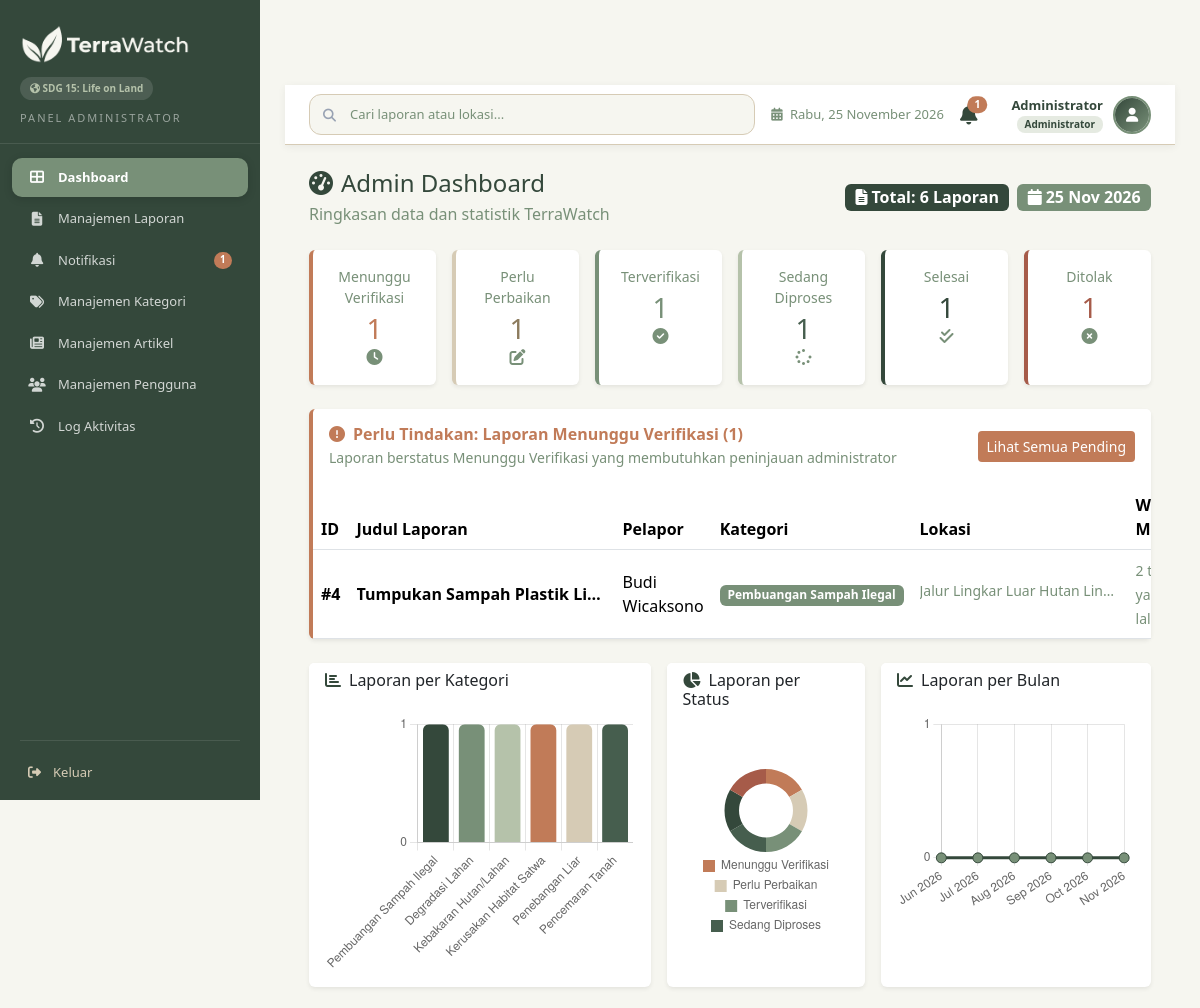
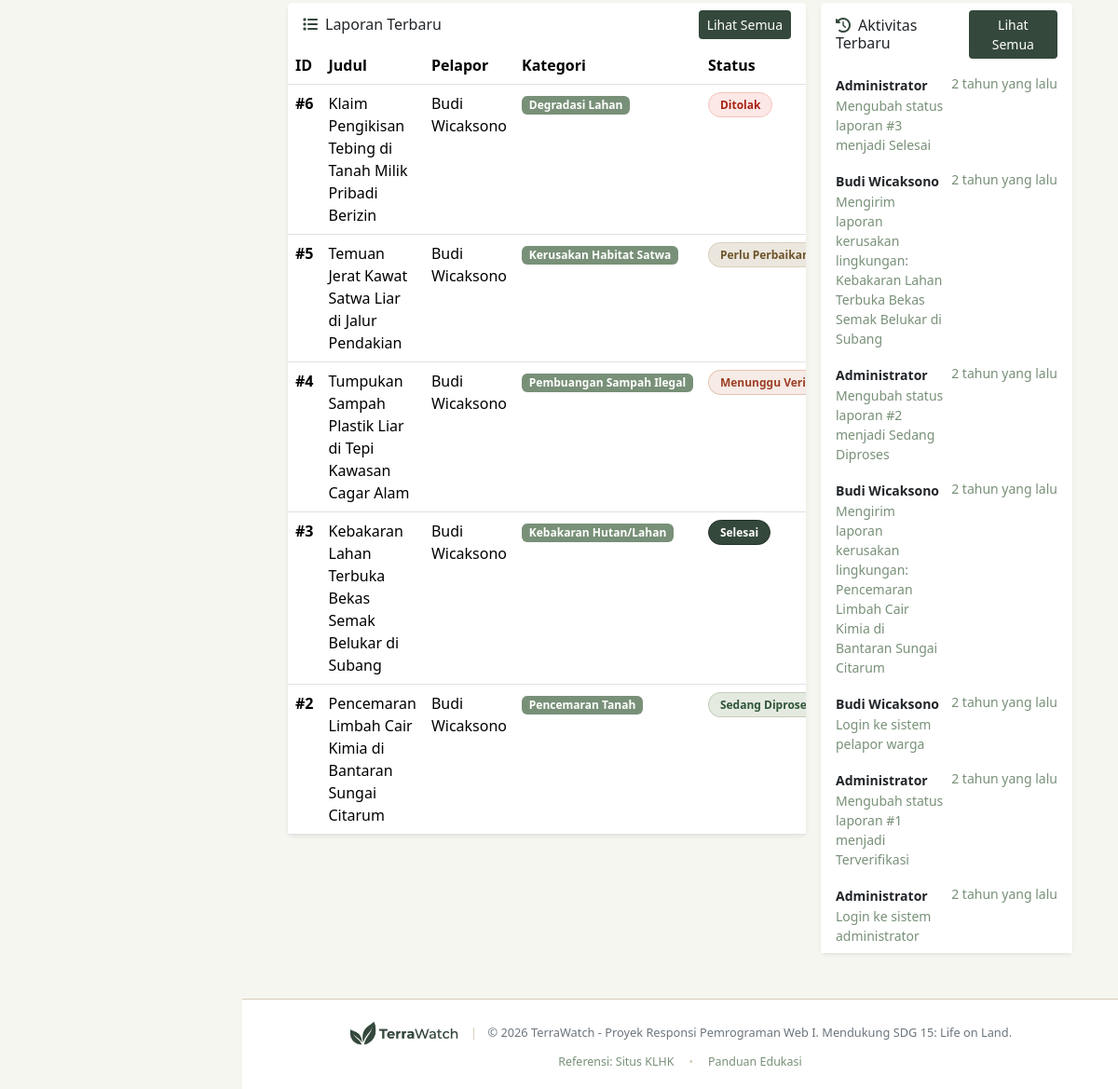
Page /admin/dashboard.php (signed in) on the committed database (2 pictures, top to bottom).
### tables this page shows
CREATE TABLE `reports` (
  `report_id`        INT           NOT NULL AUTO_INCREMENT,
  `user_id`          INT           NOT NULL,
  `category_id`      INT           NOT NULL,
  `title`            VARCHAR(255)  NOT NULL,
  `incident_date`    DATE          NOT NULL,
  `location`         VARCHAR(500)  NOT NULL,
  `latitude`         DECIMAL(10,8) NULL DEFAULT NULL,
  `longitude`        DECIMAL(11,8) NULL DEFAULT NULL,
  `description`      TEXT          NOT NULL,
  `status`           ENUM('Pending','Revision','Verified','In Progress','Completed','Rejected') NOT NULL DEFAULT 'Pending',
  `rejection_reason` TEXT          NULL,
  `created_at`       TIMESTAMP     NOT NULL DEFAULT CURRENT_TIMESTAMP,
  `updated_at`       TIMESTAMP     NOT NULL DEFAULT CURRENT_TIMESTAMP ON UPDATE CURRENT_TIMESTAMP,
  PRIMARY KEY (`report_id`),
  INDEX `idx_reports_status` (`status`),
  INDEX `idx_reports_created_at` (`created_at`),
  INDEX `idx_reports_user_id` (`user_id`),
  INDEX `idx_reports_category_id` (`category_id`),
  CONSTRAINT `fk_reports_user`     FOREIGN KEY (`user_id`)     REFERENCES `users`(`user_id`),
  CONSTRAINT `fk_reports_category` FOREIGN KEY (`category_id`) REFERENCES `categories`(`category_id`)
);

CREATE TABLE `users` (
  `user_id`       INT                  NOT NULL AUTO_INCREMENT,
  `name`          VARCHAR(100)         NOT NULL,
  `email`         VARCHAR(150)         NOT NULL,
  `password`      VARCHAR(255)         NOT NULL,
  `role`          ENUM('user','admin') NOT NULL DEFAULT 'user',
  `is_active`     TINYINT(1)           NOT NULL DEFAULT 1,
  `profile_photo` VARCHAR(255)         NULL DEFAULT NULL,
  `phone`         VARCHAR(20)          NULL DEFAULT NULL,
  `address`       TEXT                 NULL,
  `created_at`    TIMESTAMP            NOT NULL DEFAULT CURRENT_TIMESTAMP,
  PRIMARY KEY (`user_id`),
  UNIQUE INDEX `idx_users_email` (`email`)
);

CREATE TABLE `categories` (
  `category_id`   INT          NOT NULL AUTO_INCREMENT,
  `category_name` VARCHAR(100) NOT NULL,
  `description`   TEXT         NULL,
  `icon`          VARCHAR(50)  NULL DEFAULT NULL,
  `created_at`    TIMESTAMP    NOT NULL DEFAULT CURRENT_TIMESTAMP,
  PRIMARY KEY (`category_id`)
);

CREATE TABLE `activity_logs` (
  `log_id`     INT         NOT NULL AUTO_INCREMENT,
  `user_id`    INT         NULL DEFAULT NULL,
  `activity`   TEXT        NOT NULL,
  `ip_address` VARCHAR(45) NULL DEFAULT NULL,
  `created_at` TIMESTAMP   NOT NULL DEFAULT CURRENT_TIMESTAMP,
  PRIMARY KEY (`log_id`),
  INDEX `idx_activity_logs_user_id` (`user_id`),
  INDEX `idx_activity_logs_created_at` (`created_at`),
  CONSTRAINT `fk_activity_logs_user` FOREIGN KEY (`user_id`) REFERENCES `users`(`user_id`) ON DELETE SET NULL
);

### admin/dashboard.php (the view, shortened to what the rows shown need)
<?php
require_once __DIR__ . '/../helpers/functions.php';
$statuses = ['Pending', 'Revision', 'Verified', 'In Progress', 'Completed', 'Rejected'];
$statusCounts = [];
foreach ($statuses as $s) {
    $stmt = $pdo->prepare("SELECT COUNT(*) FROM reports WHERE status = ?");
    $stmt->execute([$s]);
    $statusCounts[$s] = (int)$stmt->fetchColumn();
}
$stmtCat = $pdo->query("SELECT c.category_name, COUNT(r.report_id) as total FROM categories c LEFT JOIN reports r ON c.category_id = r.category_id GROUP BY c.category_id, c.category_name ORDER BY total DESC");
$catData = $stmtCat->fetchAll(PDO::FETCH_ASSOC);
$catLabels = array_column($catData, 'category_name');
$catValues = array_column($catData, 'total');
$statusLabels = [];
$statusValues = [];
foreach ($statuses as $s) {
    $statusLabels[] = statusLabel($s);
    $statusValues[] = $statusCounts[$s];
}
$monthLabels = [];
$monthValues = [];
for ($i = 5; $i >= 0; $i--) {
    $date = date('Y-m', strtotime("-$i months"));
    $monthLabels[] = date('M Y', strtotime("-$i months"));
    $stmt = $pdo->prepare("SELECT COUNT(*) FROM reports WHERE DATE_FORMAT(created_at, '%Y-%m') = ?");
    $stmt->execute([$date]);
    $monthValues[] = $stmt->fetchColumn();
}
$stmtPending = $pdo->query("SELECT r.*, u.name as reporter_name, c.category_name
    FROM reports r
    JOIN users u ON r.user_id = u.user_id
    JOIN categories c ON r.category_id = c.category_id
    WHERE r.status = 'Pending'
    ORDER BY r.created_at ASC
    LIMIT 5");
$pendingReports = $stmtPending->fetchAll(PDO::FETCH_ASSOC);
$stmtRecent = $pdo->query("SELECT r.*, u.name as reporter_name, c.category_name FROM reports r JOIN users u ON r.user_id = u.user_id JOIN categories c ON r.category_id = c.category_id ORDER BY r.created_at DESC LIMIT 5");
$recentReports = $stmtRecent->fetchAll(PDO::FETCH_ASSOC);
$stmtActivities = $pdo->query("SELECT al.*, u.name as user_name FROM activity_logs al LEFT JOIN users u ON al.user_id = u.user_id ORDER BY al.created_at DESC LIMIT 10");
$recentActivities = $stmtActivities->fetchAll(PDO::FETCH_ASSOC);
include __DIR__ . '/../includes/header.php';
?>
<div class="main-content">
    <div class="content-wrapper p-4">
        <div class="card border-0 shadow-sm mb-4" style="border-left: 4px solid #C17B58 !important;">
            <div class="card-body p-0">
                <div class="table-responsive">
                    <table class="table table-hover mb-0 align-middle">
                        <thead style="background-color: #F6F6F0;">
                            <tr>
                                <th>ID</th>
                                <th>Judul Laporan</th>
                                <th>Pelapor</th>
                                <th>Kategori</th>
                                <th>Lokasi</th>
                                <th>Waktu Masuk</th>
                            </tr>
                        </thead>
                        <tbody>
                            <?php if (empty($pendingReports)): ?>
                            <tr>
                                <td colspan="7" class="text-center text-muted py-4">
                                    <i class="fas fa-check-circle fa-2x mb-2 d-block" style="color:#789078;"></i>
                                    Semua laporan telah ditinjau. Tidak ada laporan pending saat ini.
                                </td>
                            </tr>
                            <?php else: ?>
                            <?php foreach ($pendingReports as $pr): ?>
                            <tr>
                                <td><span class="fw-bold">#<?= $pr['report_id'] ?></span></td>
                                <td>
                                    <div class="text-truncate fw-bold" style="max-width: 250px;" title="<?= e($pr['title']) ?>">
                                        <?= e($pr['title']) ?>
                                    </div>
                                </td>
                                <td><?= e($pr['reporter_name']) ?></td>
                                <td><span class="badge" style="background-color:#789078;"><?= e($pr['category_name']) ?></span></td>
                                <td><small class="text-muted text-truncate d-inline-block" style="max-width: 200px;"><?= e($pr['location']) ?></small></td>
                                <td><small class="text-muted"><?= timeAgo($pr['created_at']) ?></small></td>
                            </tr>
                            <?php endforeach; ?>
                            <?php endif; ?>
                        </tbody>
                    </table>
                </div>
            </div>
        </div>
        <div class="row g-3">
            <div class="col-lg-8">
                <div class="card border-0 shadow-sm">
                    <div class="card-body p-0">
                        <div class="table-responsive">
                            <table class="table table-hover mb-0">
                                <thead style="background-color: #F6F6F0;">
                                    <tr>
                                        <th>ID</th>
                                        <th>Judul</th>
                                        <th>Pelapor</th>
                                        <th>Kategori</th>
                                        <th>Status</th>
                                    </tr>
                                </thead>
                                <tbody>
                                    <?php if (empty($recentReports)): ?>
                                    <tr><td colspan="6" class="text-center text-muted py-3">Belum ada laporan</td></tr>
                                    <?php else: ?>
                                    <?php foreach ($recentReports as $r): ?>
                                    <tr onclick="window.location='detail_laporan.php?id=<?= $r['report_id'] ?>'" style="cursor:pointer;">
                                        <td><span class="fw-bold">#<?= $r['report_id'] ?></span></td>
                                        <td><?= htmlspecialchars($r['title']) ?></td>
                                        <td><?= htmlspecialchars($r['reporter_name']) ?></td>
                                        <td><span class="badge" style="background-color:#789078;"><?= htmlspecialchars($r['category_name']) ?></span></td>
                                        <td><span class="badge <?= getStatusBadgeClass($r['status']) ?>"><?= e(statusLabel($r['status'])) ?></span></td>
                                    </tr>
                                    <?php endforeach; ?>
                                    <?php endif; ?>
                                </tbody>
                            </table>
                        </div>
                    </div>
                </div>
            </div>
            <div class="col-lg-4">
                <div class="card border-0 shadow-sm">
                    <div class="card-body p-0">
                        <ul class="list-group list-group-flush">
                            <?php if (empty($recentActivities)): ?>
                            <li class="list-group-item text-center text-muted py-3">Belum ada aktivitas</li>
                            <?php else: ?>
                            <?php foreach ($recentActivities as $act): ?>
                            <li class="list-group-item border-0 px-3 py-2">
                                <div class="d-flex justify-content-between">
                                    <div>
                                        <strong class="small"><?= htmlspecialchars($act['user_name'] ?? 'System') ?></strong>
                                        <p class="mb-0 small text-muted"><?= htmlspecialchars($act['activity']) ?></p>
                                    </div>
                                    <small class="text-muted text-nowrap ms-2"><?= timeAgo($act['created_at']) ?></small>
                                </div>
                            </li>
                            <?php endforeach; ?>
                            <?php endif; ?>
                        </ul>
                    </div>
                </div>
            </div>
        </div>
    </div>
</div>
<script>
// Bar Chart - Laporan per Kategori
new Chart(document.getElementById('categoryChart'), {
    type: 'bar',
    data: {
        labels: <?= json_encode($catLabels) ?>,
        datasets: [{
            label: 'Jumlah Laporan',
            data: <?= json_encode(array_map('intval', $catValues)) ?>,
            backgroundColor: ['#34483B','#789078','#B5C2AA','#C17B58','#D6CBB5','#465E4E'],
            borderRadius: 6
        }]
    },
    options: {
        responsive: true,
        plugins: { legend: { display: false } },
        scales: { y: { beginAtZero: true, ticks: { stepSize: 1 } } }
    }
});
// Doughnut Chart - Laporan per Status
new Chart(document.getElementById('statusChart'), {
    type: 'doughnut',
    data: {
        labels: <?= json_encode($statusLabels) ?>,
        datasets: [{
            data: <?= json_encode(array_map('intval', $statusValues)) ?>,
            backgroundColor: ['#C17B58','#D6CBB5','#789078','#465E4E','#34483B','#A65B49'],
            borderWidth: 0
        }]
    },
    options: {
        responsive: true,
        cutout: '65%',
        plugins: { legend: { position: 'bottom', labels: { boxWidth: 12, padding: 8 } } }
    }
});
// Line Chart - Laporan per Bulan
new Chart(document.getElementById('monthChart'), {
    type: 'line',
    data: {
        labels: <?= json_encode($monthLabels) ?>,
        datasets: [{
            label: 'Laporan',
            data: <?= json_encode(array_map('intval', $monthValues)) ?>,
            borderColor: '#34483B',
            backgroundColor: 'rgba(52,72,59,0.1)',
            fill: true,
            tension: 0.3,
            pointBackgroundColor: '#789078',
            pointRadius: 5
        }]
    },
    options: {
        responsive: true,
        plugins: { legend: { display: false } },
        scales: { y: { beginAtZero: true, ticks: { stepSize: 1 } } }
    }
});
</script>
<?php include __DIR__ . '/../includes/footer.php'; ?>

### rows in the picture
reports: report_id "4", title "Tumpukan Sampah Plastik Li…", user.name "Budi Wicaksono", category.category_name "Pembuangan Sampah Ilegal", location "Jalur Lingkar Luar Hutan Lin…", created_at "2…", title "Tumpukan Sampah Plastik Liar di Tepi Kawasan Cagar Alam", status "Menunggu…"
reports: report_id "6", title "Klaim Pengikisan Tebing di Tanah Milik Pribadi Berizin", user.name "Budi Wicaksono", category.category_name "Degradasi Lahan", status "Ditolak"
reports: report_id "5", title "Temuan Jerat Kawat Satwa Liar di Jalur Pendakian", user.name "Budi Wicaksono", category.category_name "Kerusakan Habitat Satwa", status "Perlu…"
reports: report_id "3", title "Kebakaran Lahan Terbuka Bekas Semak Belukar di Subang", user.name "Budi Wicaksono", category.category_name "Kebakaran Hutan/Lahan", status "Selesai"
reports: report_id "2", title "Pencemaran Limbah Cair Kimia di Bantaran Sungai Citarum", user.name "Budi Wicaksono", category.category_name "Pencemaran Tanah", status "Sedang…"
activity_logs: user.name "Administrator", activity "Mengubah status laporan #3 menjadi Selesai", created_at "2 tahun yang lalu"
activity_logs: user.name "Budi Wicaksono", activity "Mengirim laporan kerusakan lingkungan: Kebakaran Lahan Terbuka Bekas Semak Belukar di Subang", created_at "2 tahun yang lalu"
activity_logs: user.name "Administrator", activity "Mengubah status laporan #2 menjadi Sedang Diproses", created_at "2 tahun yang lalu"
activity_logs: user.name "Budi Wicaksono", activity "Mengirim laporan kerusakan lingkungan: Pencemaran Limbah Cair Kimia di Bantaran Sungai Citarum", created_at "2 tahun yang lalu"
activity_logs: user.name "Budi Wicaksono", activity "Login ke sistem pelapor warga", created_at "2 tahun yang lalu"
activity_logs: user.name "Administrator", activity "Mengubah status laporan #1 menjadi Terverifikasi", created_at "2 tahun yang lalu"
activity_logs: user.name "Administrator", activity "Login ke sistem administrator", created_at "2 tahun yang lalu"

### other values in the picture
$unreadNotifCountAdmin "1"
$unreadCountTopbar "1"
$userName "Administrator"
$roleBadge "Administrator"
$totalReports "6"
statusLabel('Pending') "Menunggu Verifikasi"
$statusCounts['Pending'] "1"
statusLabel('Revision') "Perlu Perbaikan"
$statusCounts['Revision'] "1"
statusLabel('Verified') "Terverifikasi"
$statusCounts['Verified'] "1"
statusLabel('In Progress') "Sedang Diproses"
$statusCounts['In Progress'] "1"
statusLabel('Completed') "Selesai"
$statusCounts['Completed'] "1"
